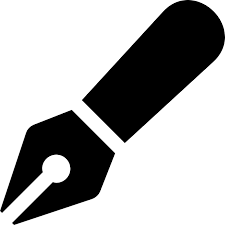
#> input picture images/pen.png, 225 x 225 px
$ jupyter execute virtualPen.ipynb   (older library calls are emulated)   (text cells are left out)
#> lines starting #> are read from the running program, lines starting #| are printed output that depends on the picture; after the words box and inside, x2 and y2 are one past the last pixel; in counts of white or black regions, pixels touching at a corner belong together
[cell 1]
import cv2
import numpy as np
import time
import matplotlib.pyplot as plt
import time

[cell 2]
cap =cv2.VideoCapture(0)
pen = cv2.resize(cv2.imread('images/pen.png',1), (50, 50)) #read and resize
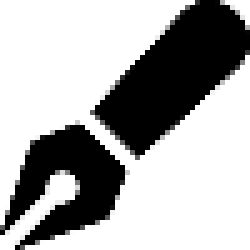
#> pen: shape (50, 50, 3) (shown 5 times larger); min 0, max 255, mean 171.5

eraser = cv2.resize(cv2.imread('images/eraser.jpg',1), (50, 50)) # read and resize
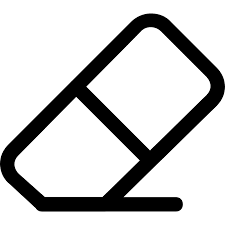
#> input picture images/eraser.jpg, 225 x 225 px
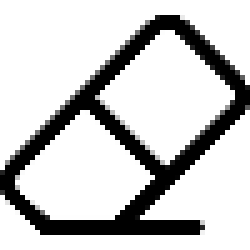
#> eraser: shape (50, 50, 3) (shown 5 times larger); min 0, max 255, mean 201.6


kernel= np.ones((5,5), np.uint8)
cv2.namedWindow('image', cv2.WINDOW_NORMAL)
backgroundobject = cv2.createBackgroundSubtractorMOG2(detectShadows = False) # This helps to toggle between Pen and Eraser
background_threshold = 600
switch = 'Pen'
last_switch = time.time()

write_on=None # Where we write
x1,y1=0,0
noise =500
wiper_thresh =40000
clear=False

while(1):
    _,frame =cap.read()
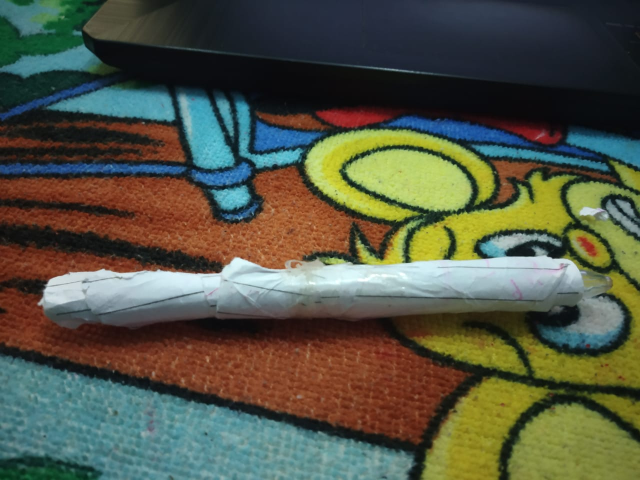
#> input picture images/backface.jpeg, 1280 x 960 px, given in place of the camera (shown at 1/2 size)
#> frame is the input picture: shape (960, 1280, 3); mean B, G, R 68.6, 85.5, 82.9
    frame =cv2.flip(frame,1)
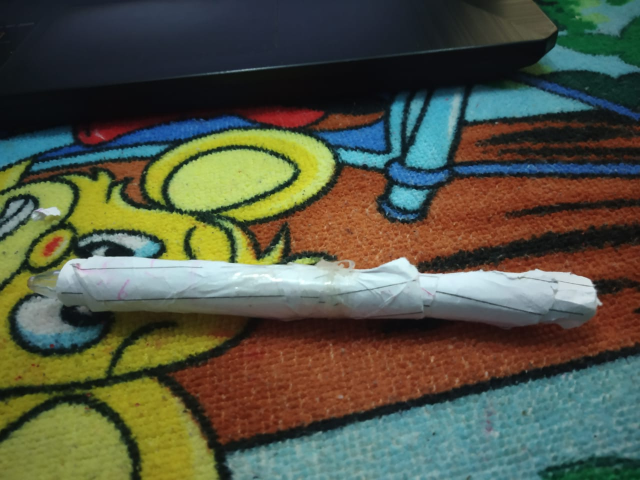
#> frame: shape (960, 1280, 3) (shown at 1/2 size); mean B, G, R 68.6, 85.5, 82.9
    if write_on is None:
        write_on= np.zeros_like(frame)
    top_left = frame[0: 50, 0: 50] #top left of the screen or say frame
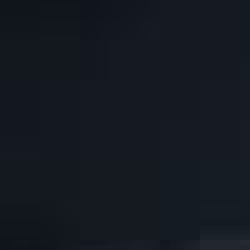
#> top_left: shape (50, 50, 3) (shown 5 times larger); mean B, G, R 33, 25.1, 20.4

    foregroundmask = backgroundobject.apply(top_left)
#> foregroundmask: shape (50, 50); every value is 255
    switch_thresh = np.sum(foregroundmask==255)
#> switch_thresh = 2500
    if switch_thresh>background_threshold  and (time.time()-last_switch)>1:
        last_switch = time.time()
        if switch =='Pen':
            switch ='Eraser'
        else:
            switch = 'Pen'

    hsv = cv2.cvtColor(frame,cv2.COLOR_BGR2HSV)
#> hsv: shape (960, 1280, 3); mean H, S, V 63.2, 121.1, 102.4

    lower_range =np.array([16,103,155]) # You can set your own value by running sethsv.py file
    upper_range=np.array([179,255,255])


    mask = cv2.inRange(hsv, lower_range, upper_range)
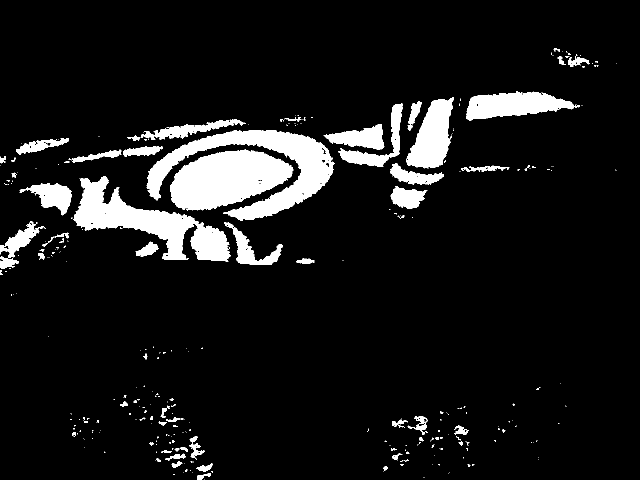
#> mask: shape (960, 1280) (shown at 1/2 size); 9.1% white; 333 white regions (254 under 20 px), largest, box (x1, y1, x2, y2) and area: (293, 260, 670, 442) 21231, (340, 299, 587, 422) 20265, (147, 352, 461, 524) 19181
    mask=cv2.erode(mask, kernel, iterations =1)# Please do set your iteration and kernel
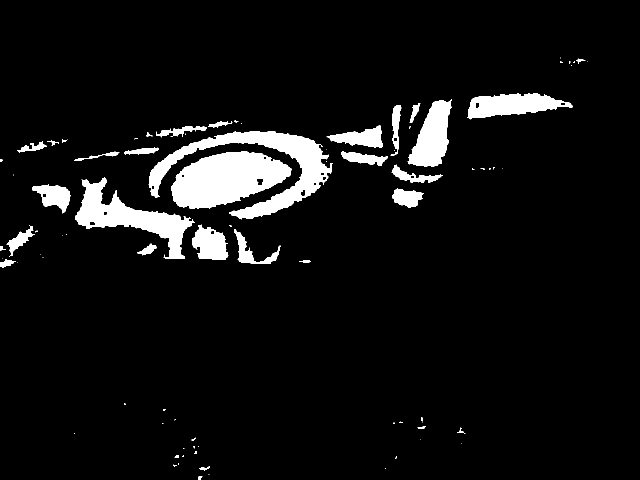
#> mask: shape (960, 1280) (shown at 1/2 size); 6.7% white; 86 white regions (50 under 20 px), largest, box (x1, y1, x2, y2) and area: (343, 302, 584, 418) 18394, (297, 263, 665, 439) 16942, (151, 354, 390, 518) 12261
    mask= cv2.dilate(mask, kernel,iterations=2)
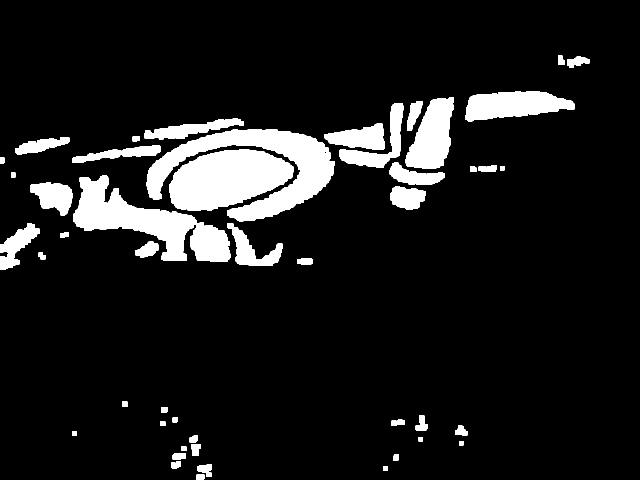
#> mask: shape (960, 1280) (shown at 1/2 size); 10.4% white; 48 white regions

    retval, contours, hierarchy = cv2.findContours(mask, cv2.RETR_TREE,cv2.CHAIN_APPROX_SIMPLE)
#> contours = 50 contours, 2 with area under 20; largest, box (x1, y1, x2, y2) and area: (293, 259, 669, 443) 23694, (339, 298, 588, 422) 21356, (147, 350, 461, 524) 21089, (931, 182, 1150, 243) 8894, (811, 195, 908, 338) 8752

    if contours and cv2.contourArea(max(contours, key= cv2.contourArea))>noise:

        c =max(contours, key=cv2.contourArea)
#> c = contour of 484 points, box (x1, y1, x2, y2) (293, 259, 669, 443), area 23694

        x,y,w,h =cv2.boundingRect(c)
#> x = 293; y = 259; w = 376; h = 184
        area= cv2.contourArea(c)
#> area = 23693.5

        if x1==0 and y1==0:
            x1,y1=x,y
#> x1 = 293; y1 = 259
        else:
            if switch=='Pen':
                write_on= cv2.line(write_on,(x1,y1),(x,y),[255,0,0],4)
            else:
                cv2.circle(write_on, (x2,y2),20,(0,0,0),-1)

        x1,y1 = x,y

        if area>wiper_thresh:
            cv2.putText(write_on,"Clearing Canvas",(0,200),
                        cv2.FONT_HERSHEY_SIMPLEX,2, (0,0,255), 1, cv2.LINE_AA)
            clear =True
    else:
        x1,y1 =0,0
    _, mask = cv2.threshold(cv2.cvtColor(write_on,cv2.COLOR_BGR2GRAY),20,255, cv2.THRESH_BINARY)
#> write_on: shape (960, 1280, 3); every value is 0
    foreground = cv2.bitwise_and(write_on, write_on, mask=mask)
    background = cv2.bitwise_and(frame, frame, mask = cv2.bitwise_not(mask))
#> mask: shape (960, 1280); every value is 0
    frame = cv2.add(foreground, background) # Now we add both frame and the canvas where we wrote the thing

    if switch!='Pen':
        cv2.circle(frame, (x1, y1), 20, (255,255,255), -1)
        frame[0: 50, 0: 50] = eraser #image of eraser
    else:
        frame[0: 50, 0: 50] = pen #image of pen
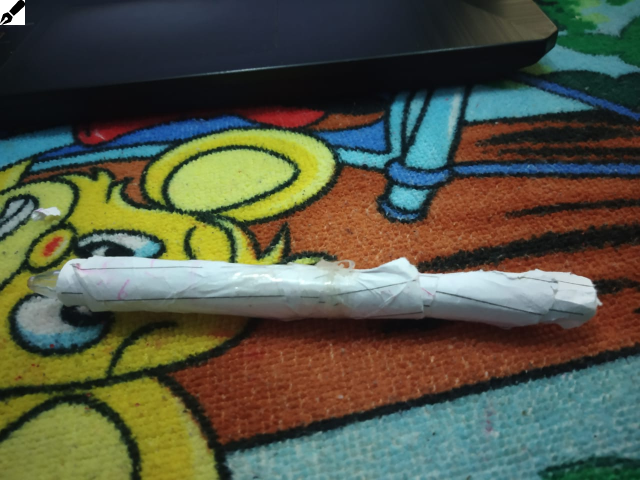
#> frame: shape (960, 1280, 3) (shown at 1/2 size); 0.2% of pixels changed, all inside (x1, y1, x2, y2) = (0, 0, 50, 50)


    cv2.imshow('image',frame)
    k = cv2.waitKey(1)& 0xFF
#> (key Esc is pressed here)
    if k==27:
        break
    if clear ==True:
        time.sleep(1)
        write_on=None
        clear =False
    if k == ord('c'):
        write_on = None #after you press c all the written thing will vanish

cv2.destroyAllWindows()
cap.release()
